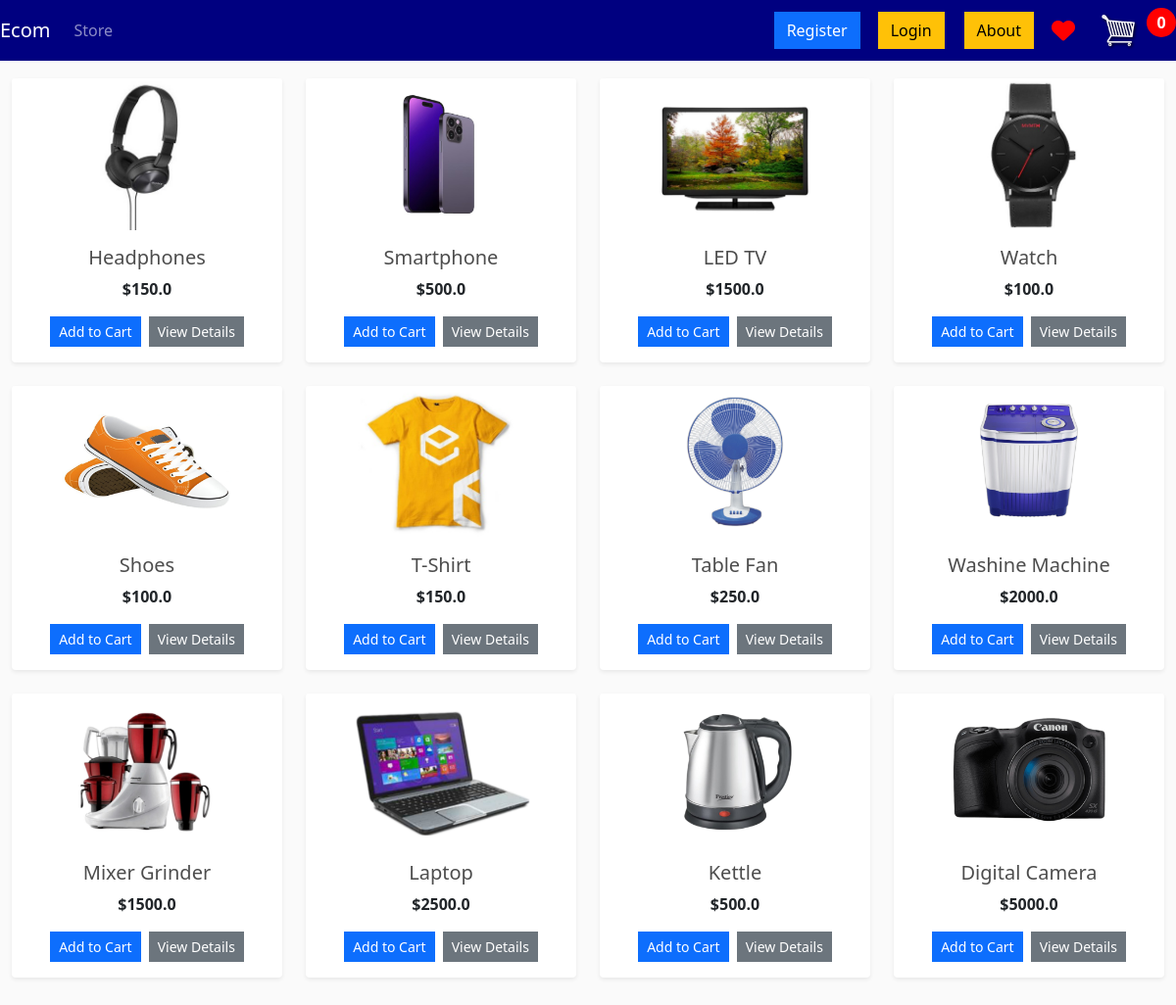
The page / on the database its author committed.
### store/models.py (models this page shows, shortened)
class Product(models.Model):
    name = models.CharField(max_length=200)
    price = models.FloatField()
    description = models.TextField(default="No description available")
    category = models.CharField(max_length=100, blank=True, null=True)
    brand = models.CharField(max_length=100, blank=True, null=True)
    color = models.CharField(max_length=50, blank=True, null=True)
    warranty = models.CharField(max_length=500, blank=True, null=True)
    image = models.ImageField(null=True, blank=True)
    digital = models.BooleanField(default=False, null=True, blank=True)
    @property
    def imageURL(self):
        try:
            url = self.image.url
        except:
            url = ''
        return url

### store/views.py (the view)
# urls.py: path('', include('store.urls')),
def store(request):
    data = cartData(request)
    cartItems = data['cartItems']
    products = Product.objects.all()
    context = {'products': products, 'cartItems': cartItems}
    return render(request, 'store/store.html', context)

### store/utils.py (called while the page is built, shortened)
def cookieCart(request):
	try:
		cart = json.loads(request.COOKIES['cart'])
	except:
		cart = {}
		print('CART:', cart)
	items = []
	order = {'get_cart_total':0, 'get_cart_items':0, 'shipping':False}
	cartItems = order['get_cart_items']
	return {'cartItems':cartItems ,'order':order, 'items':items}

def cartData(request):
	if request.user.is_authenticated:
		customer = request.user.customer
		order, created = Order.objects.get_or_create(customer=customer, complete=False)
		items = order.orderitem_set.all()
		cartItems = order.get_cart_items
	else:
		cookieData = cookieCart(request)
		cartItems = cookieData['cartItems']
		order = cookieData['order']
		items = cookieData['items']
	return {'cartItems':cartItems ,'order':order, 'items':items}

### store/templates/store/store.html (shortened to what this page needs)
{% extends 'store/main.html' %}
{% load static %}
{% block content %}
<div class="row gx-4 gy-4">
    {% for product in products %}
    <div class="col-lg-3 col-md-4 col-sm-6">
        <div class="card product-card border-0 shadow-sm">
            <div class="card-img-container">
                <img class="card-img-top" src="{{ product.imageURL }}" alt="{{ product.name }}">
            </div>
            <div class="card-body text-center">
                <h5 class="card-title">{{ product.name }}</h5>
                <p class="card-text">
                    <strong>${{ product.price }}</strong>
                </p>
                <div class="d-flex justify-content-center gap-2">
                    <button data-product="{{ product.id }}" data-action="add"
                        class="btn btn-primary btn-sm update-cart add-btn">
                        Add to Cart
                    </button>
                    <a class="btn btn-secondary btn-sm" href="{% url 'product_detail' product.id %}">
                        View Details
                    </a>
                </div>
            </div>
        </div>
    </div>
    {% endfor %}
</div>
{% endblock content %}

### store/templates/store/main.html (shortened to what this page needs)
<!DOCTYPE html>
{% load static %}
<html lang="en">
<head>
    <link href="https://cdn.jsdelivr.net/npm/bootstrap@5.0.2/dist/css/bootstrap.min.css" rel="stylesheet"
>
    <link href="https://cdnjs.cloudflare.com/ajax/libs/font-awesome/6.0.0-beta3/css/all.min.css" rel="stylesheet">
    <link rel="stylesheet" type="text/css" href="{% static 'css/main.css' %}">
</head>
<body>
    <nav class="navbar navbar-expand-lg navbar-dark fixed-top navbar-navy">
        <a class="navbar-brand" href="{% url 'store' %}">Ecom</a>
        <div class="collapse navbar-collapse" id="navbarSupportedContent">
            <ul class="navbar-nav me-auto mb-2 mb-lg-0">
                <li class="nav-item active">
                    <a class="nav-link" href="{% url 'store' %}">Store <span class="visually-hidden">(current)</span></a>
                </li>
            </ul>
            <div class="d-flex align-items-center">
                {% if user.is_authenticated %}
                    <span class="text-white me-3">Welcome, {{ user.username }}!</span>
                    <a href="{% url 'logout_view' %}" class="btn btn-warning me-2">Logout</a>
                {% else %}
                    <a href="{% url 'register' %}" class="btn btn-primary me-2">Register</a>
                    <a href="{% url 'login_view' %}" class="btn btn-warning">Login</a>
                {% endif %}
                <a href="{% url 'about' %}" class="btn btn-warning me-2">About</a>
                <a href="{% url 'wishlist' %}" id="wishlist-icon" class="wishlist-icon" title="Go to Wishlist">
                    <i class="fas fa-heart"></i>
                </a>
                <a href="{% url 'cart' %}">
                    <img id="cart-icon" src="{% static 'images/cart.png' %}" alt="Cart">
                </a>
                <p id="cart-total" class="ms-2">{{ cartItems }}</p>
            </div>
        </div>
    </nav>
    <div class="container-fluid mt-4">
        {% block content %}
        {% endblock content %}
    </div>
</body>
</html>

### static/css/main.css (style rules this page uses)
body { background-color: hsl(0, 0%, 98%); }
h1,h2,h3,h4,h5,h6 { color:hsl(0, 0%, 30%); }
#cart-icon { width:25px; display: inline-block; margin-left: 15px; }
.btn { border-radius: 0; }

### store/templates/store/main.html (style rules this page uses)
.navbar .d-flex { display: flex; align-items: center; justify-content: flex-end; width: 100%; }
.navbar .d-flex a { margin-left: 10px; }
#wishlist-icon .fa-heart { color: red; }
#cart-icon { width: 40px; height: 40px; }
.btn-warning { margin-left: 0; margin-right: 10px; }
.wishlist-icon { font-size: 24px; color: #ff6347; }
.navbar-nav { display: flex; align-items: center; justify-content: space-between; width: 100%; }
body { padding-top: 56px; padding-bottom: 56px; }
.navbar-navy { background-color: #000080; }
#cart-total { color: white; font-weight: bold; background-color: red; border-radius: 50%; padding: 5px 10px; width: 30px; height: 30px; display: flex; justify-content: center; align-items: center; }

### rows shown on the page
Product: imageURL (picture), name "Headphones", price "150.0"
Product: imageURL (picture), name "Smartphone", price "500.0"
Product: imageURL (picture), name "LED TV", price "1500.0"
Product: imageURL (picture), name "Watch", price "100.0"
Product: imageURL (picture), name "Shoes", price "100.0"
Product: imageURL (picture), name "T-Shirt", price "150.0"
Product: imageURL (picture), name "Table Fan", price "250.0"
Product: imageURL (picture), name "Washine Machine", price "2000.0"
Product: imageURL (picture), name "Mixer Grinder", price "1500.0"
Product: imageURL (picture), name "Laptop", price "2500.0"
Product: imageURL (picture), name "Kettle", price "500.0"
Product: imageURL (picture), name "Digital Camera", price "5000.0"

### other values the page prints
{{ cartItems }} "0"
